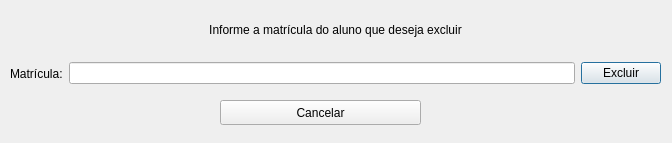
<?xml version="1.0" encoding="UTF-8"?>
<ui version="4.0">
 <class>formexcluiraluno</class>
 <widget class="QDialog" name="formexcluiraluno">
  <property name="geometry">
   <rect>
    <x>0</x>
    <y>0</y>
    <width>672</width>
    <height>143</height>
   </rect>
  </property>
  <property name="windowTitle">
   <string>Dialog</string>
  </property>
  <widget class="QLabel" name="label_2">
   <property name="geometry">
    <rect>
     <x>0</x>
     <y>20</y>
     <width>671</width>
     <height>20</height>
    </rect>
   </property>
   <property name="text">
    <string>Informe a matrícula do aluno que deseja excluir</string>
   </property>
   <property name="alignment">
    <set>Qt::AlignCenter</set>
   </property>
  </widget>
  <widget class="QWidget" name="layoutWidget">
   <property name="geometry">
    <rect>
     <x>10</x>
     <y>60</y>
     <width>651</width>
     <height>27</height>
    </rect>
   </property>
   <layout class="QHBoxLayout" name="horizontalLayout_2">
    <item>
     <widget class="QLabel" name="label_3">
      <property name="text">
       <string>Matrícula:</string>
      </property>
     </widget>
    </item>
    <item>
     <widget class="QLineEdit" name="cod_pesquisa"/>
    </item>
    <item>
     <widget class="QPushButton" name="btn_pesquisa_2">
      <property name="text">
       <string>Excluir</string>
      </property>
     </widget>
    </item>
   </layout>
  </widget>
  <widget class="QPushButton" name="btn_cancelar">
   <property name="geometry">
    <rect>
     <x>220</x>
     <y>100</y>
     <width>201</width>
     <height>25</height>
    </rect>
   </property>
   <property name="text">
    <string>Cancelar</string>
   </property>
  </widget>
 </widget>
 <resources/>
 <connections/>
</ui>
